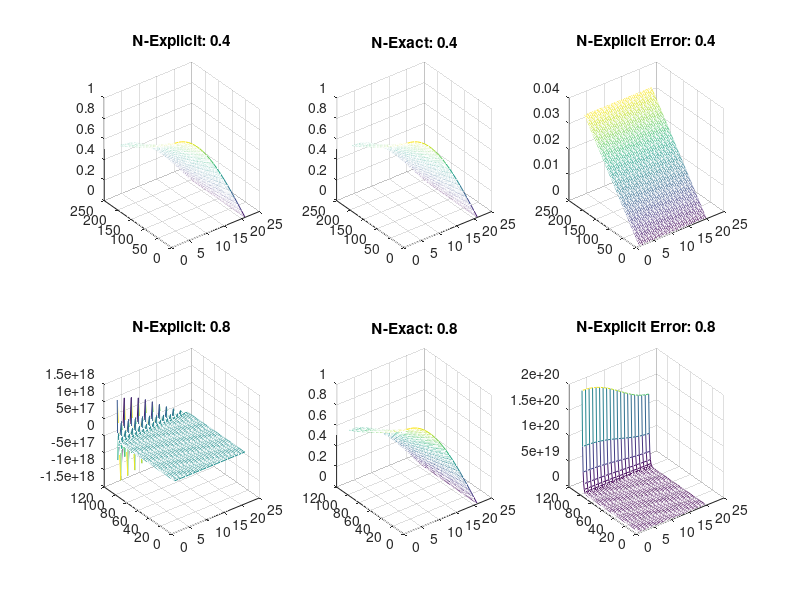
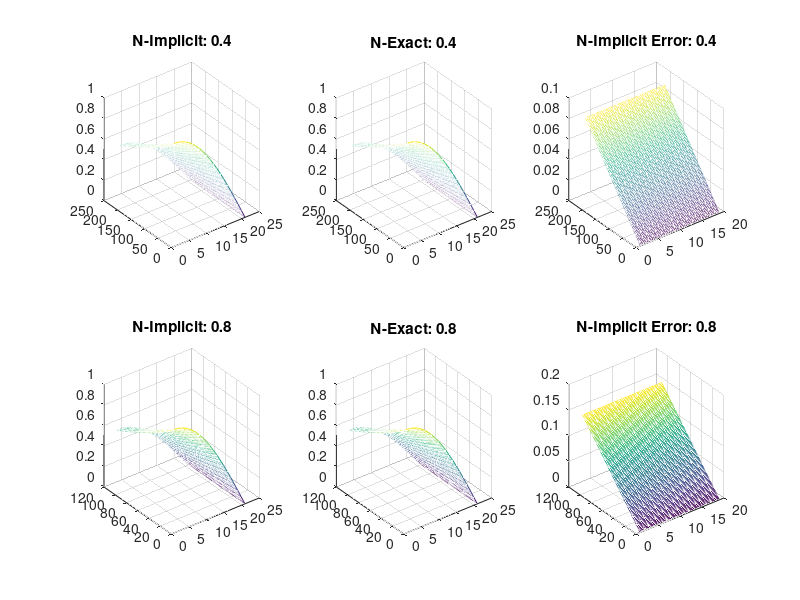
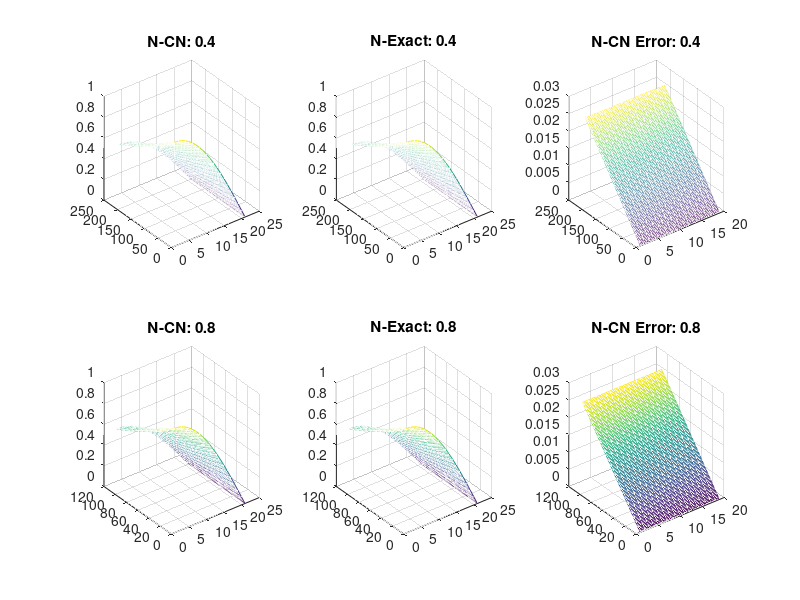

Write MATLAB code to recreate these figures, in order.
close all;
clc;

exu4=importdata('explicitdata4p2.csv');
exact4p2=importdata('exact4p2.csv');
exper4p2=importdata('experror4p2.csv');
exper8p2=importdata('experror8p2.csv');
exu8=importdata('explicitdata8p2.csv');
exact8p2=importdata('exact8p2.csv');

imper8p2=importdata('imperror8p2.csv');
imper4p2=importdata('imperror4p2.csv');
imu8=importdata('implicitdata8p2.csv');
imu4=importdata('implicitdata4p2.csv');

CNer8p2=importdata('CNerror8p2.csv');
CNer4p2=importdata('CNerror4p2.csv');
CNu8=importdata('CNdata8p2.csv');
CNu4=importdata('CNdata4p2.csv');

figure(1);
subplot(2,3,1);mesh(exu4);title('N-Explicit: 0.4');
subplot(2,3,2);mesh(exact4p2);title('N-Exact: 0.4');
subplot(2,3,3);mesh(exper4p2);title('N-Explicit Error: 0.4');
subplot(2,3,4);mesh(exu8);title('N-Explicit: 0.8');
subplot(2,3,5);mesh(exact8p2);title('N-Exact: 0.8');
subplot(2,3,6);mesh(exper8p2);title('N-Explicit Error: 0.8');
figure(2);
subplot(2,3,1);mesh(imu4);title('N-Implicit: 0.4');
subplot(2,3,2);mesh(exact4p2);title('N-Exact: 0.4');
subplot(2,3,3);mesh(imper4p2);title('N-Implicit Error: 0.4');
subplot(2,3,4);mesh(imu8);title('N-Implicit: 0.8');
subplot(2,3,5);mesh(exact8p2);title('N-Exact: 0.8');
subplot(2,3,6);mesh(imper8p2);title('N-Implicit Error: 0.8');
figure(3);
subplot(2,3,1);mesh(CNu4);title('N-CN: 0.4');
subplot(2,3,2);mesh(exact4p2);title('N-Exact: 0.4');
subplot(2,3,3);mesh(CNer4p2);title('N-CN Error: 0.4');
subplot(2,3,4);mesh(CNu8);title('N-CN: 0.8');
subplot(2,3,5);mesh(exact8p2);title('N-Exact: 0.8');
subplot(2,3,6);mesh(CNer8p2);title('N-CN Error: 0.8');